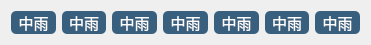
  <widget class="QWidget" name="">
   <property name="geometry">
    <rect>
     <x>340</x>
     <y>160</y>
     <width>371</width>
     <height>21</height>
    </rect>
   </property>
   <layout class="QHBoxLayout" name="horizontalLayout_6">
    <item>
     <widget class="QLabel" name="label_45">
      <property name="font">
       <font>
        <family>宋体</family>
        <pointsize>11</pointsize>
       </font>
      </property>
      <property name="styleSheet">
       <string notr="true">background-color:#38607e;
border-radius:5px;
color:white;
</string>
      </property>
      <property name="text">
       <string>中雨</string>
      </property>
      <property name="alignment">
       <set>Qt::AlignCenter</set>
      </property>
     </widget>
    </item>
    <item>
     <widget class="QLabel" name="label_47">
      <property name="font">
       <font>
        <family>宋体</family>
        <pointsize>11</pointsize>
       </font>
      </property>
      <property name="styleSheet">
       <string notr="true">background-color:#38607e;
border-radius:5px;
color:white;
</string>
      </property>
      <property name="text">
       <string>中雨</string>
      </property>
      <property name="alignment">
       <set>Qt::AlignCenter</set>
      </property>
     </widget>
    </item>
    <item>
     <widget class="QLabel" name="label_49">
      <property name="font">
       <font>
        <family>宋体</family>
        <pointsize>11</pointsize>
       </font>
      </property>
      <property name="styleSheet">
       <string notr="true">background-color:#38607e;
border-radius:5px;
color:white;
</string>
      </property>
      <property name="text">
       <string>中雨</string>
      </property>
      <property name="alignment">
       <set>Qt::AlignCenter</set>
      </property>
     </widget>
    </item>
    <item>
     <widget class="QLabel" name="label_51">
      <property name="font">
       <font>
        <family>宋体</family>
        <pointsize>11</pointsize>
       </font>
      </property>
      <property name="styleSheet">
       <string notr="true">background-color:#38607e;
border-radius:5px;
color:white;
</string>
      </property>
      <property name="text">
       <string>中雨</string>
      </property>
      <property name="alignment">
       <set>Qt::AlignCenter</set>
      </property>
     </widget>
    </item>
    <item>
     <widget class="QLabel" name="label_53">
      <property name="font">
       <font>
        <family>宋体</family>
        <pointsize>11</pointsize>
       </font>
      </property>
      <property name="styleSheet">
       <string notr="true">background-color:#38607e;
border-radius:5px;
color:white;
</string>
      </property>
      <property name="text">
       <string>中雨</string>
      </property>
      <property name="alignment">
       <set>Qt::AlignCenter</set>
      </property>
     </widget>
    </item>
    <item>
     <widget class="QLabel" name="label_55">
      <property name="font">
       <font>
        <family>宋体</family>
        <pointsize>11</pointsize>
       </font>
      </property>
      <property name="styleSheet">
       <string notr="true">background-color:#38607e;
border-radius:5px;
color:white;
</string>
      </property>
      <property name="text">
       <string>中雨</string>
      </property>
      <property name="alignment">
       <set>Qt::AlignCenter</set>
      </property>
     </widget>
    </item>
    <item>
     <widget class="QLabel" name="label_57">
      <property name="font">
       <font>
        <family>宋体</family>
        <pointsize>11</pointsize>
       </font>
      </property>
      <property name="styleSheet">
       <string notr="true">background-color:#38607e;
border-radius:5px;
color:white;
</string>
      </property>
      <property name="text">
       <string>中雨</string>
      </property>
      <property name="alignment">
       <set>Qt::AlignCenter</set>
      </property>
     </widget>
    </item>
   </layout>
  </widget>
